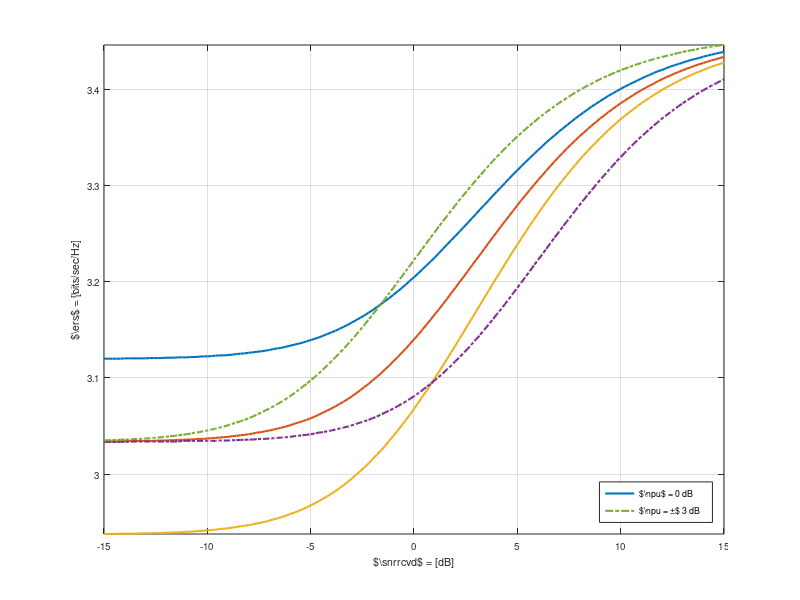

MATLAB code for this plot: (Note: this script raises an error after producing the figure.)
%%%%%%%%%%%%%%%%%%%%%%%%%%%%%%%%%%%%%%%%%%%%%%%%%%%%%%%%%%%%%%%%%%%%%%%%%%%
%                                                      
%
%                                
%        Description: This m-file considers the Optimum throughput-SNR 
%        for the AWGN channel.        
%
%        Clearly the regulated power is distributed according non central
%        chi-2 distribution. However to simplify the analysis we
%        approximate the non central distribution against the Gamma
%        distribution.
%        
%        The simulation is performed to show the following:
%        1) Analyse the throughput vs estimation curves
%        2) Confirm the theoretical analysis vs simulation results
%
%        Created on: 19.09.14
%        Revision History: 19.09.14 --> File generated   
%  
%%%%%%%%%%%%%%%%%%%%%%%%%%%%%%%%%%%%%%%%%%%%%%%%%%%%%%%%%%%%%%%%%%%%%%%%%%%

clear all;
close all;
clc;

Y_axis_min = inf;
Y_axis_max = 0;



%%%%%%%%%%%%%%%%%%%%%%%%%%%%%%%%%%%%%%%%%%%%%%%%%%%%%%%%%%%%%%%%%%%%%%%%%%%
%   Plot curves theoretical analysis
%%%%%%%%%%%%%%%%%%%%%%%%%%%%%%%%%%%%%%%%%%%%%%%%%%%%%%%%%%%%%%%%%%%%%%%%%%%
load('results_opt_thr_vs_snr_AWGN_wo_nu_th.mat');
h1 = plot(P_tran, Exp_R_opt(1,:), 'LineWidth',1.5);
hold on,
plot(P_tran, Exp_R_opt(2,:), 'LineWidth',1.5, 'HandleVisibility','off');
hold on,
plot(P_tran, Exp_R_opt(3,:), 'LineWidth',1.5, 'HandleVisibility','off');

Y_axis_min =  min(Y_axis_min, min(min(Exp_R_opt)));
Y_axis_max =  max(Y_axis_max, max(max(Exp_R_opt)));

%%%%%%%%%%%%%%%%%%%%%%%%%%%%%%%%%%%%%%%%%%%%%%%%%%%%%%%%%%%%%%%%%%%%%%%%%%%
%%%%%%%%%%%%%%%%%%%%%%%%%%%%%%%%%%%%%%%%%%%%%%%%%%%%%%%%%%%%%%%%%%%%%%%%%%%

%%%%%%%%%%%%%%%%%%%%%%%%%%%%%%%%%%%%%%%%%%%%%%%%%%%%%%%%%%%%%%%%%%%%%%%%%%%
%   Plot curves theoretical analysis with nu upper
%%%%%%%%%%%%%%%%%%%%%%%%%%%%%%%%%%%%%%%%%%%%%%%%%%%%%%%%%%%%%%%%%%%%%%%%%%%
load('results_opt_thr_vs_snr_AWGN_nu_u_th.mat');
hold on,
plot(P_tran, Exp_R_opt, 'LineWidth',1.5, 'LineStyle','-.', 'HandleVisibility','off');

Y_axis_min =  min(Y_axis_min, min(Exp_R_opt));
Y_axis_max =  max(Y_axis_max, max(Exp_R_opt));

%%%%%%%%%%%%%%%%%%%%%%%%%%%%%%%%%%%%%%%%%%%%%%%%%%%%%%%%%%%%%%%%%%%%%%%%%%%
%%%%%%%%%%%%%%%%%%%%%%%%%%%%%%%%%%%%%%%%%%%%%%%%%%%%%%%%%%%%%%%%%%%%%%%%%%%

%%%%%%%%%%%%%%%%%%%%%%%%%%%%%%%%%%%%%%%%%%%%%%%%%%%%%%%%%%%%%%%%%%%%%%%%%%%
%   Plot curves theoretical analysis with nu lower
%%%%%%%%%%%%%%%%%%%%%%%%%%%%%%%%%%%%%%%%%%%%%%%%%%%%%%%%%%%%%%%%%%%%%%%%%%%
load('results_opt_thr_vs_snr_AWGN_nu_l_th.mat');
hold on,
h2  = plot(P_tran, Exp_R_opt, 'LineWidth',1.5, 'LineStyle','-.');


Y_axis_min =  min(Y_axis_min, min(Exp_R_opt));
Y_axis_max =  max(Y_axis_max, max(Exp_R_opt));


%%%%%%%%%%%%%%%%%%%%%%%%%%%%%%%%%%%%%%%%%%%%%%%%%%%%%%%%%%%%%%%%%%%%%%%%%%%
%%%%%%%%%%%%%%%%%%%%%%%%%%%%%%%%%%%%%%%%%%%%%%%%%%%%%%%%%%%%%%%%%%%%%%%%%%%

presentation = 1; %% Enable this flag to plot figure for the presentation

%%%%%%%%%%%%%%%%%%%%%%%%%%%%%%%%%%%%%%%%%%%%%%%%%%%%%%%%%%%%%%%%%%%%%%%%%%%
%   Plot curves cosmetic makeover
%%%%%%%%%%%%%%%%%%%%%%%%%%%%%%%%%%%%%%%%%%%%%%%%%%%%%%%%%%%%%%%%%%%%%%%%%%%
if ~presentation
    Fontsize = 20;
    grid on;
    axis([min(P_tran) max(P_tran) Y_axis_min Y_axis_max]);
    ylabel('$\ers$ = [bits/sec/Hz]','FontSize',Fontsize+2);
    xlabel('$\snrrcvd$ = [dB]','FontSize',Fontsize+2);
    hl = legend([h1;h2],'$\npu$ = 0 dB', '$\npu = \pm$ 3 dB');
    set(hl, 'Location', 'SouthEast', 'FontSize', Fontsize + 2);
    set(gca,'FontSize',Fontsize);
    if 0
        set(gcf, 'PaperUnits','inches');
        set(gcf, 'PaperSize',[10 7.5]);
        set(gcf, 'PaperPositionMode','manual');
        set(gcf, 'PaperPosition',[ 0 0 10 7.5]);
        print(gcf,'-dpdf','../figures/fig_opt_thr_vs_snr_AWGN');
        print(gcf,'-depsc','../figures/fig_opt_thr_vs_snr_AWGN');
    end
    laprint(1, '../figures/fig_opt_thr_vs_snr_AWGN', 'options', 'factory', 'width', 16, 'scalefonts',...
        'on', 'factor',0.5, 'keepfontprops', 'off');
else
    Fontsize = 7;
    grid on;
    axis([min(P_tran) max(P_tran) Y_axis_min Y_axis_max]);
    ylabel('$\ers$ = [bits/sec/Hz]','FontSize',Fontsize+2);
    xlabel('$\snrrcvd$ = [dB]','FontSize',Fontsize+2);
    hl = legend([h1;h2],'$\npu$ = 0 dB', '$\npu = \pm$ 3 dB');
    set(hl, 'Location', 'SouthEast', 'FontSize', Fontsize + 2);
    set(gca,'FontSize',Fontsize);
    if 0
        set(gcf, 'PaperUnits','inches');
        set(gcf, 'PaperSize',[10 7.5]);
        set(gcf, 'PaperPositionMode','manual');
        set(gcf, 'PaperPosition',[ 0 0 10 7.5]);
        print(gcf,'-dpdf','../figures/fig_opt_thr_vs_snr_AWGN');
        print(gcf,'-depsc','../figures/fig_opt_thr_vs_snr_AWGN');
    end
    laprint(1, '../figures/fig_opt_thr_vs_snr_AWGN_pres', 'options', 'factory', 'width', 6, 'scalefonts',...
        'on', 'factor',0.5, 'keepfontprops', 'off');
end
